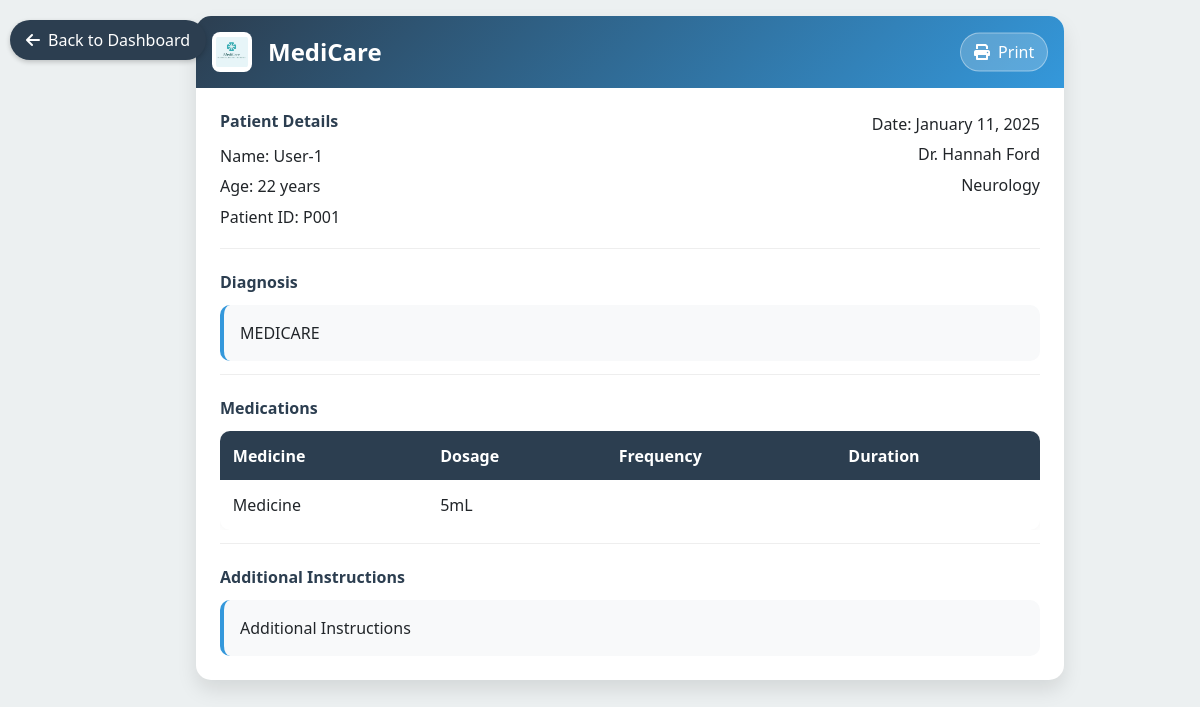
/view_prescription/10, run on the app's committed database.
### model.py (models this page shows)
class Patient(UserMixin, db.Model):
    __tablename__ = 'patient'
    id = db.Column(db.Integer, primary_key=True)
    user_id = db.Column(db.Integer, db.ForeignKey('user.id', ondelete='CASCADE'), nullable=False)
    name = db.Column(db.String(80), unique=True, nullable=False)
    email = db.Column(db.String(120), unique=True, nullable=False)
    mobile = db.Column(db.String(20), nullable=False)
    password = db.Column(db.String(120), nullable=False)
    city = db.Column(db.String(120), nullable=False)
    emergency_email = db.Column(db.String(120), nullable=False)
    emergency_number = db.Column(db.String(20), nullable=False)
    gender = db.Column(db.String(20), nullable=False)
    age = db.Column(db.Integer, nullable=False)
    created_at = db.Column(db.DateTime, nullable=False, default=datetime.utcnow)
    user = db.relationship('User', back_populates='patient')
    appointments = db.relationship('Appointment', back_populates='patient')

class Prescription(db.Model):
    __tablename__ = 'prescription'
    id = db.Column(db.Integer, primary_key=True)
    appointment_id = db.Column(db.Integer, db.ForeignKey('appointment.id'), nullable=False)
    diagnosis = db.Column(db.String(200), nullable=False)
    medicines = db.Column(db.Text, nullable=False)  # JSON string
    dosage = db.Column(db.Text, nullable=True)
    frequency = db.Column(db.Text, nullable=True)
    duration = db.Column(db.Text, nullable=True)
    instructions = db.Column(db.Text, nullable=True)
    created_at = db.Column(db.DateTime, default=datetime.utcnow)
    appointment = db.relationship('Appointment', back_populates='prescription')

class Doctor(db.Model):
    __tablename__ = 'doctor'
    id = db.Column(db.Integer, primary_key=True)
    user_id = db.Column(db.Integer, db.ForeignKey('user.id', ondelete='CASCADE'), nullable=False)
    name = db.Column(db.String(80), nullable=False)
    specialization = db.Column(db.String(120), nullable=False)
    department_id = db.Column(db.Integer, db.ForeignKey('department.id'), nullable=False)
    experience = db.Column(db.Integer, nullable=False)
    email = db.Column(db.String(120), unique=True, nullable=False)
    password = db.Column(db.String(120), nullable=False)
    city = db.Column(db.String(120), nullable=False)
    image = db.Column(db.String(255))
    rating = db.Column(db.Float, default=0.0)
    is_approved = db.Column(db.Boolean, default=False)
    description = db.Column(db.Text)
    user = db.relationship('User', back_populates='doctor')
    appointments = db.relationship('Appointment', back_populates='doctor')
    department = db.relationship('Department', back_populates='doctors')

### app.py (the view)
@app.route('/view_prescription/<int:appointment_id>', methods=['GET', 'POST'])
def view_prescription(appointment_id):
    prescription = Prescription.query.filter_by(appointment_id=appointment_id).first_or_404()
    medicines = json.loads(prescription.medicines)  # Parse JSON string to Python list of dictionaries
    return render_template(
        'view_prescription.html',
        prescription={
            'diagnosis': prescription.diagnosis,
            'instructions': prescription.instructions,
            'created_at': prescription.created_at,
            'medicines': medicines,
            'appointment': prescription.appointment,
        }
    )

### app.py (called while the page is built)
@app.context_processor
def inject_notification_count():
    if current_user.is_authenticated:
        unread_count = Notification.query.filter_by(doctor_id=current_user.id, is_read=False).count()
        return {'unread_count': unread_count}
    return {'unread_count': 0}

### templates/view_prescription.html (shortened to what this page needs)
<!DOCTYPE html>
<html lang="en">
<head>
    <link rel="stylesheet" href="https://cdn.jsdelivr.net/npm/bootstrap@5.3.0/dist/css/bootstrap.min.css">
    <link rel="stylesheet" href="https://cdnjs.cloudflare.com/ajax/libs/font-awesome/6.0.0-beta3/css/all.min.css">
</head>
<body>
    <div class="back">
        {% if current_user.doctor %}
        <a href="{{ url_for('doctor') }}" class="back-btn" style="text-decoration: none;">
            <i class="fas fa-arrow-left"></i>
            Back to Dashboard
        </a>
        {% else %}
        <a href="{{ url_for('user') }}" class="back-btn" style="text-decoration: none;">
            <i class="fas fa-arrow-left"></i>
            Back to Dashboard
        </a>
        {% endif %}
    </div>
    <div class="container">
        <div class="prescription-card">
            <div class="header">
                <div class="logo-container">
                    <img src="{{ url_for('static', filename='pic4.jpg') }}" alt="MediCare Logo" class="logo-img" />
                    <h1 class="logo-text">MediCare</h1>
                </div>
                <button onclick="window.print()" class="print-btn">
                    <i class="fas fa-print me-2"></i>Print
                </button>
            </div>
            <div class="content">
                <div class="section patient-details">
                    <div>
                        <h2 class="section-title">Patient Details</h2>
                        <p class="detail-item">Name: {{ prescription.appointment.patient.name }}</p>
                        <p class="detail-item">Age: {{ prescription.appointment.patient.age }} years</p>
                        <p class="detail-item">Patient ID: P00{{ prescription.appointment.patient.id }}</p>
                    </div>
                    <div class="text-end">
                        <p class="detail-item">Date: {{ prescription.created_at.strftime('%B %d, %Y') }}</p>
                        <p class="detail-item">{{ prescription.appointment.doctor.name }}</p>
                        <p class="detail-item">{{ prescription.appointment.doctor.specialization }}</p>
                    </div>
                </div>
                <div class="section">
                    <h2 class="section-title">Diagnosis</h2>
                    <div class="diagnosis-box">
                        {{ prescription.diagnosis }}
                    </div>
                </div>
                <div class="section">
                    <h2 class="section-title">Medications</h2>
                    <div class="table-responsive">
                        <table class="medications-table">
                            <thead>
                                <tr>
                                    <th>Medicine</th>
                                    <th>Dosage</th>
                                    <th>Frequency</th>
                                    <th>Duration</th>
                                </tr>
                            </thead>
                            <tbody>
                                {% for med in prescription.medicines %}
                                <tr>
                                    <td>{{ med['medicine'] }}</td>
                                    <td>{{ med['dosage'] }}</td>
                                    <td>{{ med['frequency'] }}</td>
                                    <td>{{ med['duration'] }}</td>
                                </tr>
                                {% endfor %}
                            </tbody>
                        </table>
                    </div>
                </div>
                <div class="section">
                    <h2 class="section-title">Additional Instructions</h2>
                    <div class="instructions-box">
                        {{ prescription.instructions }}
                    </div>
                </div>
            </div>
        </div>
    </div>
</body>
</html>

### templates/view_prescription.html (style rules this page uses)
:root { --primary-color: #2c3e50; --secondary-color: #3498db; --accent-color: #e74c3c; }
body { background-color: #ecf0f1; font-family: 'Segoe UI', Tahoma, Geneva, Verdana, sans-serif; }
.container { max-width: 900px; padding: 1rem; margin-left: 15vw; }
.prescription-card { background: white; border-radius: 15px; box-shadow: 0 10px 20px rgba(0, 0, 0, 0.1); overflow: hidden; }
.header { background: linear-gradient(135deg, var(--primary-color), var(--secondary-color)); color: white; padding: 1rem; position: relative; display: flex; align-items: center; gap: 1rem; }
.logo-container { display: flex; align-items: center; gap: 1rem; }
.logo-img { width: 40px; height: 40px; object-fit: contain; background: white; border-radius: 8px; padding: 4px; }
.logo-text { font-size: 1.5rem; font-weight: 700; margin: 0; }
.print-btn { position: absolute; right: 1rem; top: 50%; transform: translateY(-50%); background: rgba(255, 255, 255, 0.2); border: 1px solid rgba(255, 255, 255, 0.4); color: white; padding: 0.4rem 0.8rem; border-radius: 50px; transition: all 0.3s ease; }
.content { padding: 1.5rem; }
.section { margin-bottom: 1.5rem; padding-bottom: 0.8rem; border-bottom: 1px solid #eee; }
.section:last-child { margin-bottom: 0; padding-bottom: 0; border-bottom: none; }
.section-title { color: var(--primary-color); font-weight: 600; margin-bottom: 0.8rem; font-size: 1rem; }
.patient-details { display: grid; grid-template-columns: repeat(auto-fit, minmax(250px, 1fr)); gap: 1.5rem; }
.detail-item { margin-bottom: 0.4rem; }
.medications-table { width: 100%; border-collapse: separate; border-spacing: 0; border-radius: 10px; overflow: hidden; box-shadow: 0 0 10px rgba(0, 0, 0, 0.05); }
.medications-table th { background: var(--primary-color); color: white; padding: 0.8rem; text-align: left; }
.medications-table td { padding: 0.8rem; border-bottom: 1px solid #eee; }
.medications-table tr:last-child td { border-bottom: none; }
.diagnosis-box, .instructions-box { background: #f8f9fa; padding: 1rem; border-radius: 10px; border-left: 4px solid var(--secondary-color); }
.back-btn { position: fixed; left: 10px; top: 20px; background: var(--primary-color); color: white; border: none; padding: 0.5rem 1rem; border-radius: 50px; display: flex; align-items: center; gap: 0.5rem; box-shadow: 0 2px 5px rgba(0, 0, 0, 0.2); transition: all 0.3s ease; z-index: 1000; }

### data on the page
Patient: appointment.patient.name "User-1", appointment.patient.age "22", appointment.patient.id "1"
Prescription: created_at "January 11, 2025", diagnosis "MEDICARE", instructions "Additional Instructions"
Doctor: appointment.doctor.name "Dr. Hannah Ford", appointment.doctor.specialization "Neurology"

### other printed values
{{ med['medicine'] }} "Medicine"
{{ med['dosage'] }} "5mL"
